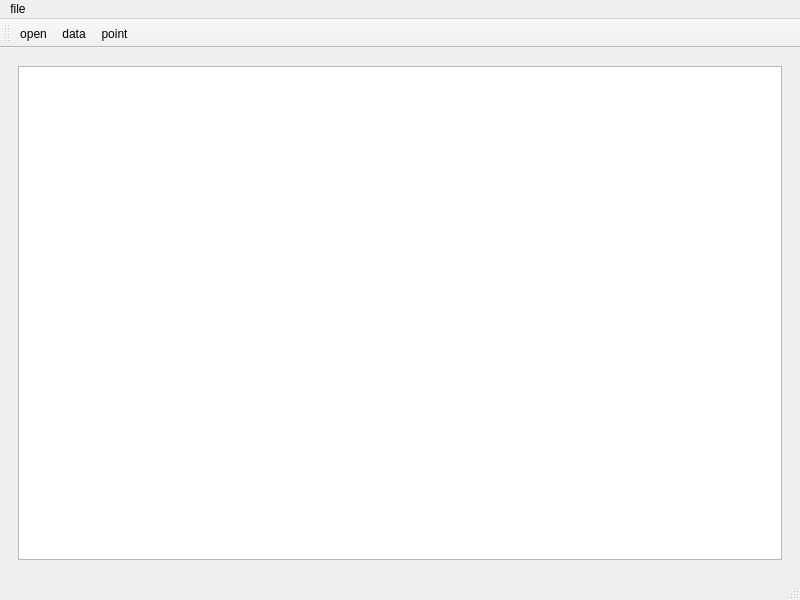
<?xml version="1.0" encoding="UTF-8"?>
<ui version="4.0">
 <class>MainWindow</class>
 <widget class="QMainWindow" name="MainWindow">
  <property name="geometry">
   <rect>
    <x>0</x>
    <y>0</y>
    <width>800</width>
    <height>600</height>
   </rect>
  </property>
  <property name="windowTitle">
   <string>MainWindow</string>
  </property>
  <widget class="QWidget" name="centralwidget">
   <layout class="QHBoxLayout" name="horizontalLayout">
    <item>
     <widget class="QStackedWidget" name="stackedWidget">
      <property name="currentIndex">
       <number>1</number>
      </property>
      <widget class="QWidget" name="page_data">
       <layout class="QHBoxLayout" name="horizontalLayout_2">
        <item>
         <widget class="QTableWidget" name="tableWidget"/>
        </item>
       </layout>
      </widget>
      <widget class="QWidget" name="page_point">
       <layout class="QHBoxLayout" name="horizontalLayout_3">
        <item>
         <widget class="QGraphicsView" name="graphicsView"/>
        </item>
       </layout>
      </widget>
     </widget>
    </item>
   </layout>
  </widget>
  <widget class="QMenuBar" name="menubar">
   <property name="geometry">
    <rect>
     <x>0</x>
     <y>0</y>
     <width>800</width>
     <height>22</height>
    </rect>
   </property>
   <widget class="QMenu" name="menufile">
    <property name="title">
     <string>file</string>
    </property>
    <addaction name="actionopne"/>
    <addaction name="actionsave"/>
   </widget>
   <addaction name="menufile"/>
  </widget>
  <widget class="QStatusBar" name="statusbar"/>
  <widget class="QToolBar" name="toolBar">
   <property name="windowTitle">
    <string>toolBar</string>
   </property>
   <attribute name="toolBarArea">
    <enum>TopToolBarArea</enum>
   </attribute>
   <attribute name="toolBarBreak">
    <bool>false</bool>
   </attribute>
   <addaction name="actionopen"/>
   <addaction name="actiondata"/>
   <addaction name="actionpoint"/>
  </widget>
  <action name="actionopne">
   <property name="icon">
    <iconset>
     <activeoff>C:/Users/tys/Desktop/测绘程序设计校赛/图标/11icon/imageres 004.png</activeoff>
    </iconset>
   </property>
   <property name="text">
    <string>opne</string>
   </property>
  </action>
  <action name="actionsave">
   <property name="text">
    <string>save</string>
   </property>
  </action>
  <action name="actionopen">
   <property name="icon">
    <iconset>
     <normaloff>C:/Users/tys/Desktop/测绘程序设计校赛/图标/11icon/imageres 004.png</normaloff>C:/Users/tys/Desktop/测绘程序设计校赛/图标/11icon/imageres 004.png</iconset>
   </property>
   <property name="text">
    <string>open</string>
   </property>
   <property name="toolTip">
    <string>打开文件</string>
   </property>
  </action>
  <action name="actiondata">
   <property name="icon">
    <iconset>
     <normaloff>C:/Users/tys/Desktop/测绘程序设计校赛/图标/11icon/imageres 112.png</normaloff>C:/Users/tys/Desktop/测绘程序设计校赛/图标/11icon/imageres 112.png</iconset>
   </property>
   <property name="text">
    <string>data</string>
   </property>
  </action>
  <action name="actionpoint">
   <property name="icon">
    <iconset>
     <normaloff>C:/Users/tys/Desktop/测绘程序设计校赛/图标/11icon/imageres 145.png</normaloff>C:/Users/tys/Desktop/测绘程序设计校赛/图标/11icon/imageres 145.png</iconset>
   </property>
   <property name="text">
    <string>point</string>
   </property>
  </action>
 </widget>
 <resources/>
 <connections/>
</ui>
